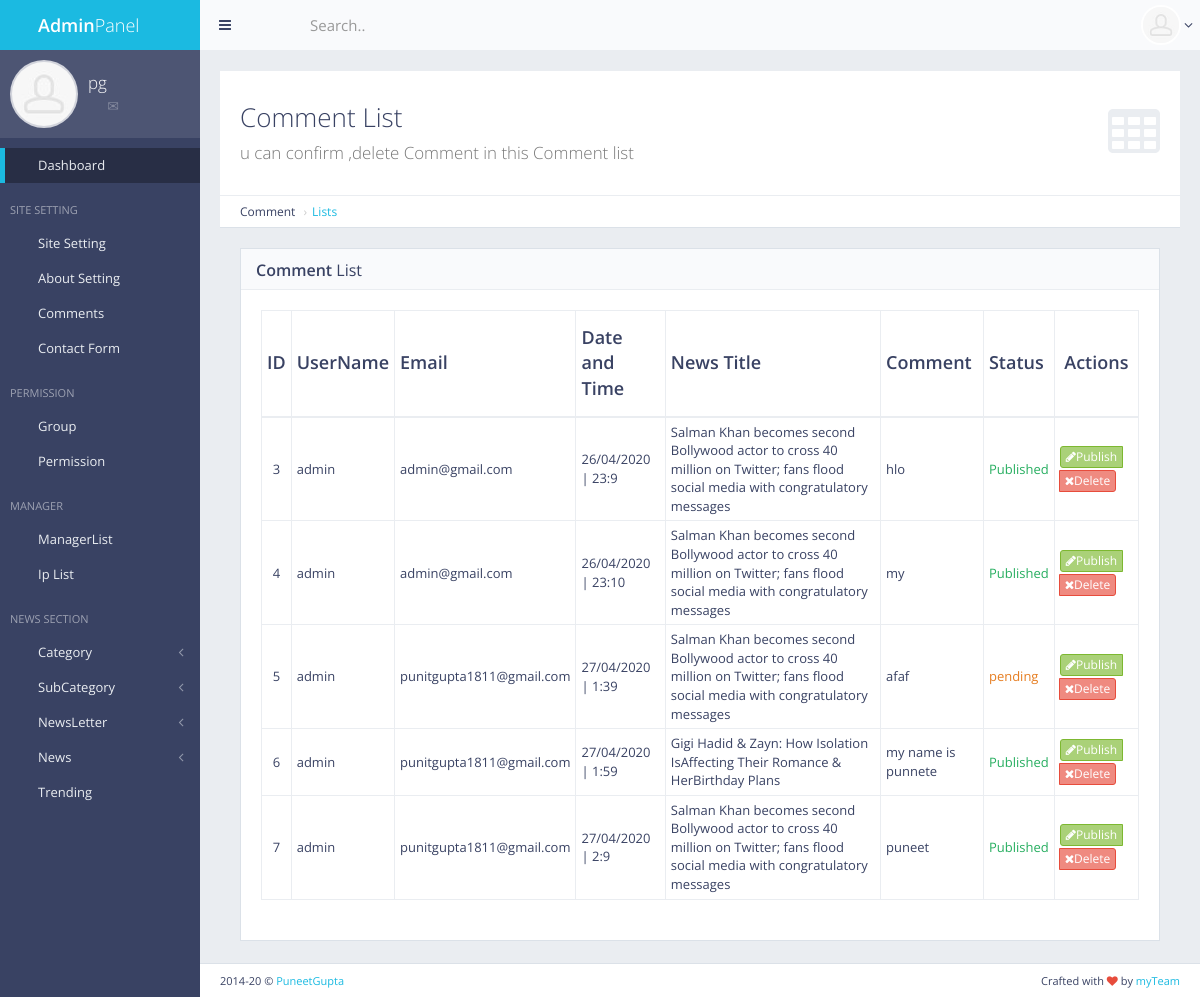
The app's page /panel/comments/list/ (signed in) with its own data.
### comment/models.py (models this page shows, shortened)
class Comment(models.Model):
    uname = models.CharField(default="",max_length=50)
    email = models.CharField(default="",max_length=50)
    cm = models.TextField()
    newsId = models.IntegerField(default=0)
    date = models.CharField(default="",max_length=12)
    time = models.CharField(default="",max_length=10)
    status = models.IntegerField(default=0)

### news/models.py (models this page shows, shortened)
class News(models.Model):
    title = models.CharField(default="#",max_length=300)
    newsSummary = models.TextField()
    newsContent = models.TextField()
    newsImageUrl = models.ImageField()
    newsImageName = models.CharField(default="#",max_length=300)
    publishDate = models.CharField(default="#",max_length=20)
    writerName = models.CharField(default="#",max_length=50)
    catName = models.CharField(default="#",max_length=100)
    catId = models.IntegerField(default=0)
    views = models.IntegerField(default=0)
    ocatId = models.IntegerField(default=0)
    tag = models.TextField(default=" ")
    act = models.IntegerField(default=0)
    publisherName = models.CharField(default="#",max_length=300)
    rand = models.IntegerField(default=0)

### comment/views.py (the view)
# urls.py: url(r'^panel/comments/list/$', views.comments_list, name='comments_list'),
def comments_list(request):
    if not request.user.is_authenticated:
        return redirect('mylogin')
    perm = 0
    for i in request.user.groups.all():
        if i.name == 'masteruser':
            perm = 1
    if perm == 0:
        a = News.objects.get(pk=pk).publisherName
        if str(a) != str(request.user):
            error_msg = "Access Denied !"
            return render(request,'back/error.html',{'error':error_msg})
    commentlist = Comment.objects.all()
    newsTitlelist = []
    for x in commentlist:
        newsid = x.newsId
        b = News.objects.get(pk=newsid)
        newsTitlelist.append(b.title)
    zippeddata = zip(commentlist,newsTitlelist)
    return render(request,'back/comments_list.html',{'zipdata':zippeddata})

### main/templatetags/extra_auth.py (called while the page is built)
@register.filter(name = "has_group")
def has_group(user,gname):
    return user.groups.filter(name=gname).exists()

### main/templates/back/comments_list.html (shortened to what this page needs)
{% extends 'back/master.html' %}
{% load static %}
{% block mainblock %}
<div id="page-content">
    <div class="content-header">
        <div class="header-section">
            <h1>
                <i class="fa fa-table"></i>Comment List<br><small>u can  confirm ,delete Comment in this
                    Comment list</small>
            </h1>
        </div>
    </div>
    <ul class="breadcrumb breadcrumb-top">
        <li>Comment</li>
        <li><a href="/panel/comments/list">Lists</a></li>
    </ul>
    <div class="block full">
        <div class="block-title">
            <h2><strong>Comment</strong> List</h2>
        </div>
        <div class="table-responsive">
            <table id="example-datatable" class="table table-vcenter table-condensed table-bordered">
                <thead>
                    <tr>
                        <th class="text-center">ID</th>
                        <th>UserName</th>
                        <th>Email</th>
                        <th>Date and Time</th>
                        <th>News Title</th>
                        <th>Comment</th>
                        <th>Status</th>
                        <th class="text-center">Actions</th>
                    </tr>
                </thead>
                <tbody>
                    {% for c,n in zipdata %}
                    <tr>
                        <td class="text-center">{{c.pk}}</td>
                        <td>{{c.uname|safe}}</td>
                        <td>{{c.email}}</td>
                        <td>{{c.date}} | {{c.time}}</td>
                        <td>{{n}}</td>
                        <td>{{c.cm}}</td>
                        {% if c.status == 0%}
                        <td class="text-warning">pending</td>
                        {% elif c.status == 1 %}
                        <td class="text-success"> Published</td>
                        {% endif %}
                        <td class="text-center">
                            <div class="btn-group">
                                    {% if perms.main.master_user %}
                                     <a href="{%url 'comment_status' pk=c.pk %}" data-toggle="tooltip" title="Publish"
                                    class="btn btn-xs btn-success"><i class="fa fa-pencil"></i>Publish</a>
                                    {% endif %}
                                     <a href="{%url 'comment_del' pk=c.pk %}" data-toggle="tooltip" title="Delete"
                                    class="btn btn-xs btn-danger"><i class="fa fa-times"></i>Delete</a>
                            </div>
                        </td>
                    </tr>
                    {% endfor %}
                </tbody>
            </table>
        </div>
    </div>
</div>
{% endblock %}

### main/templates/back/master.html (shortened to what this page needs)
<!DOCTYPE html>
{% load static %}
{% load extra_auth %}
{% if user.is_authenticated %}
<html class="no-js" lang="en">
<head>
    <link rel="stylesheet" href="{%static 'back/css/bootstrap.min.css'%}">
    <link rel="stylesheet" href="{%static 'back/css/plugins.css'%}">
    <link rel="stylesheet" href="{%static 'back/css/main.css'%}">
    <link rel="stylesheet" href="{%static 'back/css/themes.css'%}">
    <link rel="stylesheet" type="text/css" href="{%static 'front/css/myfile.css'%}">
</head>
<body>
    <div id="page-wrapper">
        <div id="page-container" class="sidebar-partial sidebar-visible-lg sidebar-no-animations">
            <div id="sidebar">
                <div id="sidebar-scroll">
                    <div class="sidebar-content">
                        <a href="/panel" class="sidebar-brand">
                            <i class="gi gi-flash"></i><span
                                class="sidebar-nav-mini-hide"><strong>Admin</strong>Panel</span>
                        </a>
                        <div class="sidebar-section sidebar-user clearfix sidebar-nav-mini-hide">
                            <div class="sidebar-user-avatar">
                                <a href="page_ready_user_profile.html">
                                    <img src="img/placeholders/avatars/avatar2.jpg" alt="avatar">
                                </a>
                            </div>
                            <div class="sidebar-user-name">{{request.user}}</div>
                            <div class="sidebar-user-links">
                                <a href="page_ready_user_profile.html" data-toggle="tooltip" data-placement="bottom"
                                    title="Profile"><i class="gi gi-user"></i></a>
                                <a href="page_ready_inbox.html" data-toggle="tooltip" data-placement="bottom"
                                    title="Messages"><i class="gi gi-envelope"></i></a>
                                <a href="/panel/change/pass" class="enable-tooltip" data-placement="bottom"
                                    title="Reset Password"><i class="gi gi-cogwheel"></i></a>
                                <a href="/logout" data-toggle="tooltip" data-placement="bottom" title="Logout"><i
                                        class="gi gi-exit"></i></a>
                            </div>
                        </div>
                        <ul class="sidebar-nav" data-toggle="tooltip">
                            {% if perms.main.master_user %}
                            <li>
                                <a href="/panel" class=" active"><i class="gi gi-stopwatch sidebar-nav-icon"></i><span
                                        class="sidebar-nav-mini-hide">Dashboard</span></a>
                            </li>
                            {% endif %}
                            {% if request.user|has_group:"masteruser" %}
                            <li class="sidebar-header">
                                <span class="sidebar-header-options clearfix"><a href="/panel/setting/"
                                        data-toggle="tooltip" title="Quick Settings"><i
                                            class="gi gi-settings"></i></a></span>
                                <span class="sidebar-header-title">site Setting</span>
                            </li>
                            <li>
                                <a href="/panel/setting/"><i
                                        class="gi gi-show_big_thumbnails sidebar-nav-icon"></i><span
                                        class="sidebar-nav-mini-hide">Site Setting</span></a>
                                <a href="/panel/about/setting/"><i
                                        class="gi gi-show_big_thumbnails sidebar-nav-icon"></i><span
                                        class="sidebar-nav-mini-hide">About Setting</span></a>
                                <a href="/panel/comments/list"><i
                                        class="gi gi-show_big_thumbnails sidebar-nav-icon"></i><span
                                        class="sidebar-nav-mini-hide">Comments</span></a>
                                <a href="/panel/contactform/"><i
                                        class="gi gi-show_big_thumbnails sidebar-nav-icon"></i><span
                                        class="sidebar-nav-mini-hide">Contact Form</span></a>
                            </li>
                            <li class="sidebar-header">
                                <span class="sidebar-header-title">Permission</span>
                            </li>
                            <li>
                            <li>
                                <a href="/panel/manager/group"><i
                                        class="gi gi-show_big_thumbnails sidebar-nav-icon"></i><span
                                        class="sidebar-nav-mini-hide">Group</span></a>
                            </li>
                            <li>
                                <a href="/panel/manager/perms"><i
                                        class="gi gi-show_big_thumbnails sidebar-nav-icon"></i><span
                                        class="sidebar-nav-mini-hide">Permission</span></a>
                            </li>
                            <li class="sidebar-header">
                                <span class="sidebar-header-title">Manager</span>
                            </li>
                            <li>
                            <li>
                                <a href="/panel/manager/list"><i
                                        class="gi gi-show_big_thumbnails sidebar-nav-icon"></i><span
                                        class="sidebar-nav-mini-hide">ManagerList</span></a>
                                <a href="/panel/ip/list"><i
                                        class="gi gi-show_big_thumbnails sidebar-nav-icon"></i><span
                                        class="sidebar-nav-mini-hide">Ip List</span></a>
                            </li>
                            {% endif %}
                            <li class="sidebar-header">
                                <span class="sidebar-header-title">News Section</span>
                            </li>
                            {% if request.user|has_group:"masteruser" %}
                            <li>
                            <li>
                                <a href="#" class="sidebar-nav-menu"><i
                                        class="fa fa-angle-left sidebar-nav-indicator sidebar-nav-mini-hide"></i><i
                                        class="gi gi-show_big_thumbnails sidebar-nav-icon"></i><span
                                        class="sidebar-nav-mini-hide">Category</span></a>
                            </li>
                            <li>
                                <a href="#" class="sidebar-nav-menu"><i
                                        class="fa fa-angle-left sidebar-nav-indicator sidebar-nav-mini-hide"></i><i
                                        class="gi gi-show_big_thumbnails sidebar-nav-icon"></i><span
                                        class="sidebar-nav-mini-hide">SubCategory</span></a>
                            </li>
                            <li>
                                <a href="#" class="sidebar-nav-menu"><i
                                        class="fa fa-angle-left sidebar-nav-indicator sidebar-nav-mini-hide"></i><i
                                        class="gi gi-show_big_thumbnails sidebar-nav-icon"></i><span
                                        class="sidebar-nav-mini-hide">NewsLetter</span></a>
                            </li>
                            {% endif %}
                            <li>
                                <a href="#" class="sidebar-nav-menu"><i
                                        class="fa fa-angle-left sidebar-nav-indicator sidebar-nav-mini-hide"></i><i
                                        class="gi gi-show_big_thumbnails sidebar-nav-icon"></i><span
                                        class="sidebar-nav-mini-hide">News</span></a>
                            </li>
                            {% if request.user|has_group:"masteruser" %}
                            <li>
                                <a href="/panel/trending/add"><i
                                        class="gi gi-show_big_thumbnails sidebar-nav-icon"></i><span
                                        class="sidebar-nav-mini-hide">Trending</span></a>
                            </li>
                            {% endif %}
                        </ul>
                    </div>
                </div>
            </div>
            <div id="main-container">
                <header class="navbar navbar-default">
                    <ul class="nav navbar-nav-custom">
                        <li>
                            <a href="#" onclick="App.sidebar('toggle-sidebar');this.blur();">
                                <i class="fa fa-bars fa-fw"></i>
                            </a>
                        </li>
                        <li class="dropdown">
                            <a href="#" class="dropdown-toggle" data-toggle="dropdown">
                                <i class="gi gi-settings"></i>
                            </a>
                        </li>
                    </ul>
                    <form action="page_ready_search_results.html" method="post" class="navbar-form-custom">
                        <div class="form-group">
                            <input type="text" id="top-search" name="top-search" class="form-control"
                                placeholder="Search..">
                        </div>
                    </form>
                    <ul class="nav navbar-nav-custom pull-right">
                        <li class="dropdown">
                            <a href="#" class="dropdown-toggle" data-toggle="dropdown">
                                <img src="{%static 'back/img/placeholders/avatars/avatar2.jpg' %}"
                                    alt="{{request.user}}"> <i class="fa fa-angle-down"></i>
                            </a>
                        </li>
                    </ul>
                </header>
                <div id="page-content">
                    {% block mainblock %}
                    {%  endblock %}
                </div>
                <footer class="clearfix">
                    <div class="pull-right">
                        Crafted with <i class="fa fa-heart text-danger"></i> by <a href="#" target="_blank">myTeam</a>
                    </div>
                    <div class="pull-left">
                        <span id="year-copy"></span> &copy; <a href="#" target="_blank">PuneetGupta</a>
                    </div>
                </footer>
            </div>
        </div>
    </div>
</body>
</html>
{% else %}
pleasee login
{% endif %}

### records on screen
Comment: pk "3", uname "admin", email "admin@gmail.com", date "26/04/2020", time "23:9", title "Salman Khan becomes second Bollywood actor to cross 40 million on Twitter; fans flood social media with congratulatory messages", cm "hlo", status "Published"
Comment: pk "4", uname "admin", email "admin@gmail.com", date "26/04/2020", time "23:10", title "Salman Khan becomes second Bollywood actor to cross 40 million on Twitter; fans flood social media with congratulatory messages", cm "my", status "Published"
Comment: pk "5", uname "admin", email "punitgupta1811@gmail.com", date "27/04/2020", time "1:39", title "Salman Khan becomes second Bollywood actor to cross 40 million on Twitter; fans flood social media with congratulatory messages", cm "afaf", status "pending"
Comment: pk "6", uname "admin", email "punitgupta1811@gmail.com", date "27/04/2020", time "1:59", title "Gigi Hadid & Zayn: How Isolation IsAffecting Their Romance & HerBirthday Plans", cm "my name is punnete", status "Published"
Comment: pk "7", uname "admin", email "punitgupta1811@gmail.com", date "27/04/2020", time "2:9", title "Salman Khan becomes second Bollywood actor to cross 40 million on Twitter; fans flood social media with congratulatory messages", cm "puneet", status "Published"

### other values on screen
{{ request.user }} "pg"
